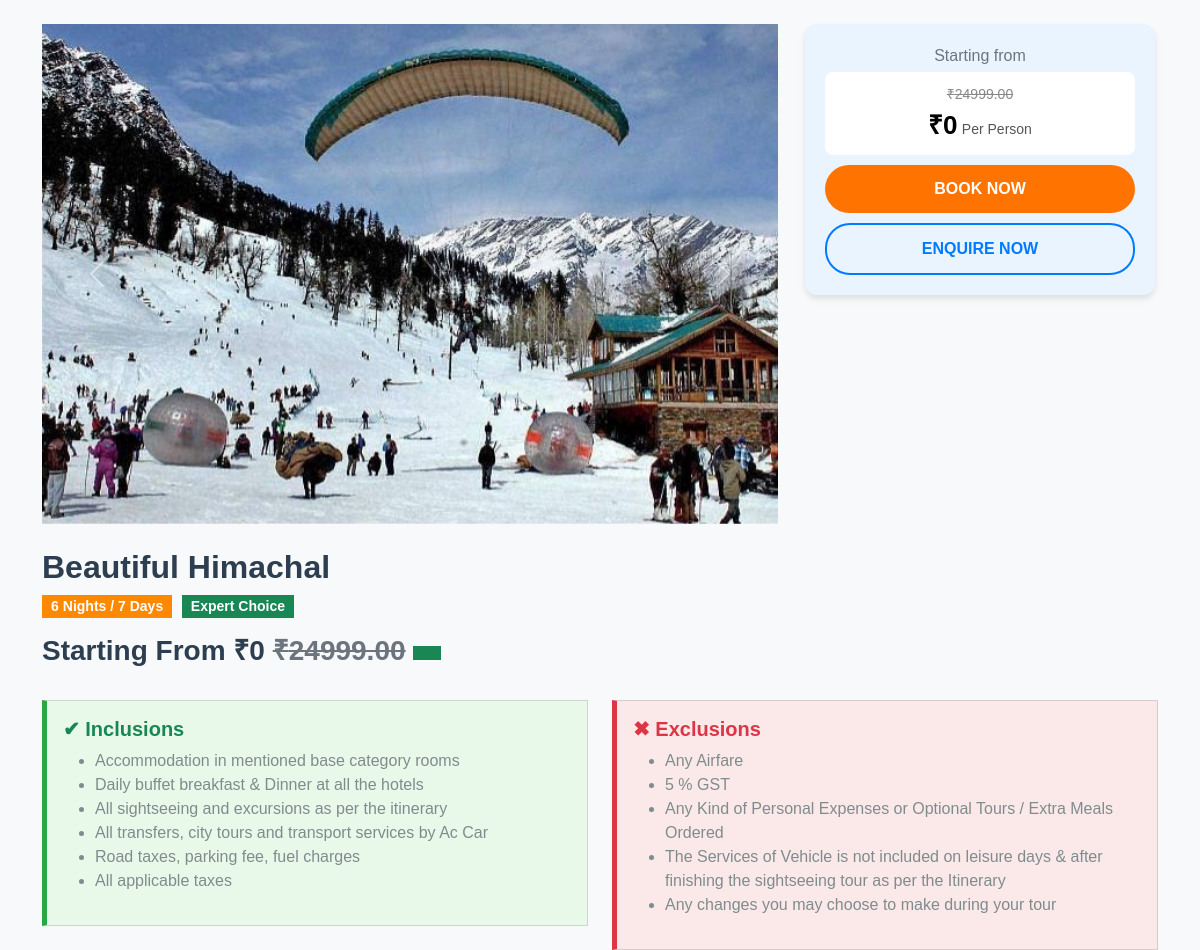
The app's page /Adminpanel/rough3.php?id=22 with its own data.
### tables this page shows
CREATE TABLE `packages` (
  `id` int(11) NOT NULL,
  `name` varchar(255) NOT NULL,
  `destination_id` int(11) NOT NULL,
  `duration` int(11) NOT NULL,
  `original_price` decimal(10,2) NOT NULL,
  `old_price` decimal(10,2) NOT NULL,
  `is_customizable` tinyint(1) DEFAULT 0,
  `is_expert_choice` tinyint(1) DEFAULT 0,
  `created_at` timestamp NOT NULL DEFAULT current_timestamp()
);

CREATE TABLE `inclusions` (
  `id` int(11) NOT NULL,
  `package_id` int(11) NOT NULL,
  `description` text NOT NULL
);

CREATE TABLE `exclusions` (
  `id` int(11) NOT NULL,
  `package_id` int(11) NOT NULL,
  `description` text NOT NULL
);

### Adminpanel/rough3.php (the view, shortened to what this page needs)
<?php
include 'database/dbconnect.php';
$package_id = isset($_GET['id']) ? intval($_GET['id']) : 0;
$query = "SELECT p.*, d.name as destination_name FROM packages p INNER JOIN destinations d ON p.destination_id = d.id WHERE p.id = ?";
$stmt = $conn->prepare($query);
$stmt->bind_param("i", $package_id);
$stmt->execute();
$result = $stmt->get_result();
$package = $result->fetch_assoc();
$query_images = "SELECT image_url FROM package_images WHERE package_id = ?";
$stmt_images = $conn->prepare($query_images);
$stmt_images->bind_param("i", $package_id);
$stmt_images->execute();
$result_images = $stmt_images->get_result();
$images = [];
while ($row = $result_images->fetch_assoc()) {
    $images[] = $row['image_url'];
}
$query_inclusions = "SELECT * FROM inclusions WHERE package_id = ?";
$stmt_inclusions = $conn->prepare($query_inclusions);
$stmt_inclusions->bind_param("i", $package_id);
$stmt_inclusions->execute();
$result_inclusions = $stmt_inclusions->get_result();
$query_exclusions = "SELECT * FROM exclusions WHERE package_id = ?";
$stmt_exclusions = $conn->prepare($query_exclusions);
$stmt_exclusions->bind_param("i", $package_id);
$stmt_exclusions->execute();
$result_exclusions = $stmt_exclusions->get_result();
?>
<!DOCTYPE html>
<html lang="en">
<head>
    <link href="css/bootstrap.min.css" rel="stylesheet">
</head>
<body>
    <div class="container mt-4">
        <div class="row">
            <div class="col-md-8">
 <div id="carouselExample" class="carousel slide" data-bs-ride="carousel" data-bs-interval="3000">
                    <div class="carousel-inner">
                        <?php
                        if (!empty($images)) {
                            $isFirst = true;
                            foreach ($images as $image) {
                                echo '<div class="carousel-item ' . ($isFirst ? "active" : "") . '">
                                        <img src="uploads/' . htmlspecialchars($image) . '" class="d-block w-100" alt="Package Image">
                                      </div>';
                                $isFirst = false;
                            }
                        } else {
                            echo '<div class="carousel-item active">
                                    <img src="uploads/default.jpg" class="d-block w-100" alt="No Image Available">
                                  </div>';
                        }
                        ?>
                    </div>
                    <button class="carousel-control-prev" type="button" data-bs-target="#carouselExample" data-bs-slide="prev">
                        <span class="carousel-control-prev-icon" aria-hidden="true"></span>
                    </button>
                    <button class="carousel-control-next" type="button" data-bs-target="#carouselExample" data-bs-slide="next">
                        <span class="carousel-control-next-icon" aria-hidden="true"></span>
                    </button>
                </div>
                <div class="mt-4">
                    <h2><?= htmlspecialchars($package['name'] ?? 'Package Name') ?></h2>
                    <span class="badge bg-secondary badge-custom">
                        <?= htmlspecialchars($package['duration'] ?? '0') ?> Nights / <?= ($package['duration'] ?? 0) + 1 ?> Days
                    </span>
                    <?php if (!empty($package['is_expert_choice'])) { ?>
                        <span class="badge bg-success badge-custom">Expert Choice</span>
                    <?php } ?>
                    <h3 class="mt-3">Starting From ₹<?= htmlspecialchars($package['discount_price'] ?? '0') ?>
                        <span class="text-decoration-line-through text-muted">₹<?= htmlspecialchars($package['old_price'] ?? '0') ?></span>
                        <span class="badge bg-success">
                        </span>
                    </h3>
                </div>
            </div>
            <div class="col-md-4">
                <div class="booking-box">
                    <p class="text-muted mb-1">Starting from</p>
                    <div class="price-box">
                        <span class="old-price">₹<?= htmlspecialchars($package['old_price'] ?? '0') ?></span>
                        <br>
                        <span class="new-price">₹<?= htmlspecialchars($package['discount_price'] ?? '0') ?></span> <span class="per-person">Per Person</span>
                    </div>
                    <button class="btn btn-book">BOOK NOW</button>
                    <button class="btn btn-enquire">ENQUIRE NOW</button>
                </div>
            </div>
        </div>
        <div class="row mt-4">
            <div class="col-md-6">
                <div class="card card-inclusions p-3">
                    <h5 class="text-success">✔ Inclusions</h5>
                    <ul>
                        <?php while ($inclusion = $result_inclusions->fetch_assoc()) { ?>
                            <li><?= htmlspecialchars($inclusion['description']) ?></li>
                        <?php } ?>
                    </ul>
                </div>
            </div>
            <div class="col-md-6">
                <div class="card card-exclusions p-3">
                    <h5 class="text-danger">✖ Exclusions</h5>
                    <ul>
                        <?php while ($exclusion = $result_exclusions->fetch_assoc()) { ?>
                            <li><?= htmlspecialchars($exclusion['description']) ?></li>
                        <?php } ?>
                    </ul>
                </div>
            </div>
        </div>
    </div>
</body>
</html>

### Adminpanel/rough3.php (style rules this page uses)
body { font-family: 'Nunito', sans-serif; background-color: #f8f9fa; }
.badge-custom { font-size: 14px; margin-right: 5px; }
.card-inclusions { background: #e9f9e9; border-left: 5px solid #28a745; }
.card-exclusions { background: #fbe9e9; border-left: 5px solid #dc3545; }
.booking-box { background: #eaf4ff; padding: 20px; border-radius: 12px; box-shadow: 0px 4px 6px rgba(0, 0, 0, 0.1); max-width: 350px; margin: auto; text-align: center; }
.price-box { background: #fff; padding: 10px; border-radius: 8px; margin-bottom: 10px; }
.old-price { text-decoration: line-through; color: #888; font-size: 14px; }
.new-price { font-size: 26px; font-weight: bold; color: #000; }
.per-person { font-size: 14px; color: #555; }
.btn-book { background: #ff7300; color: white; font-weight: bold; border: none; width: 100%; padding: 12px; border-radius: 25px; font-size: 16px; transition: background 0.3s; }
.btn-enquire { background: none; border: 2px solid #007bff; color: #007bff; font-weight: bold; width: 100%; padding: 12px; border-radius: 25px; font-size: 16px; margin-top: 10px; transition: background 0.3s, color 0.3s; }
.carousel-inner img { width: 100%; height: 500px; object-fit: cover; }

### records on screen
packages: name "Beautiful Himachal", duration "6", ($package['duration'] ?? 0) + 1 "7", old_price "24999.00"
inclusions: description "Accommodation in mentioned base category rooms"
inclusions: description "Daily buffet breakfast & Dinner at all the hotels"
inclusions: description "All sightseeing and excursions as per the itinerary"
inclusions: description "All transfers, city tours and transport services by Ac Car"
inclusions: description "Road taxes, parking fee, fuel charges"
inclusions: description "All applicable taxes"
exclusions: description "Any Airfare"
exclusions: description "5 % GST"
exclusions: description "Any Kind of Personal Expenses or Optional Tours / Extra Meals Ordered"
exclusions: description "The Services of Vehicle is not included on leisure days & after finishing the sightseeing tour as per the Itinerary"
exclusions: description "Any changes you may choose to make during your tour"

### other values on screen
$package['discount_price'] "0"
